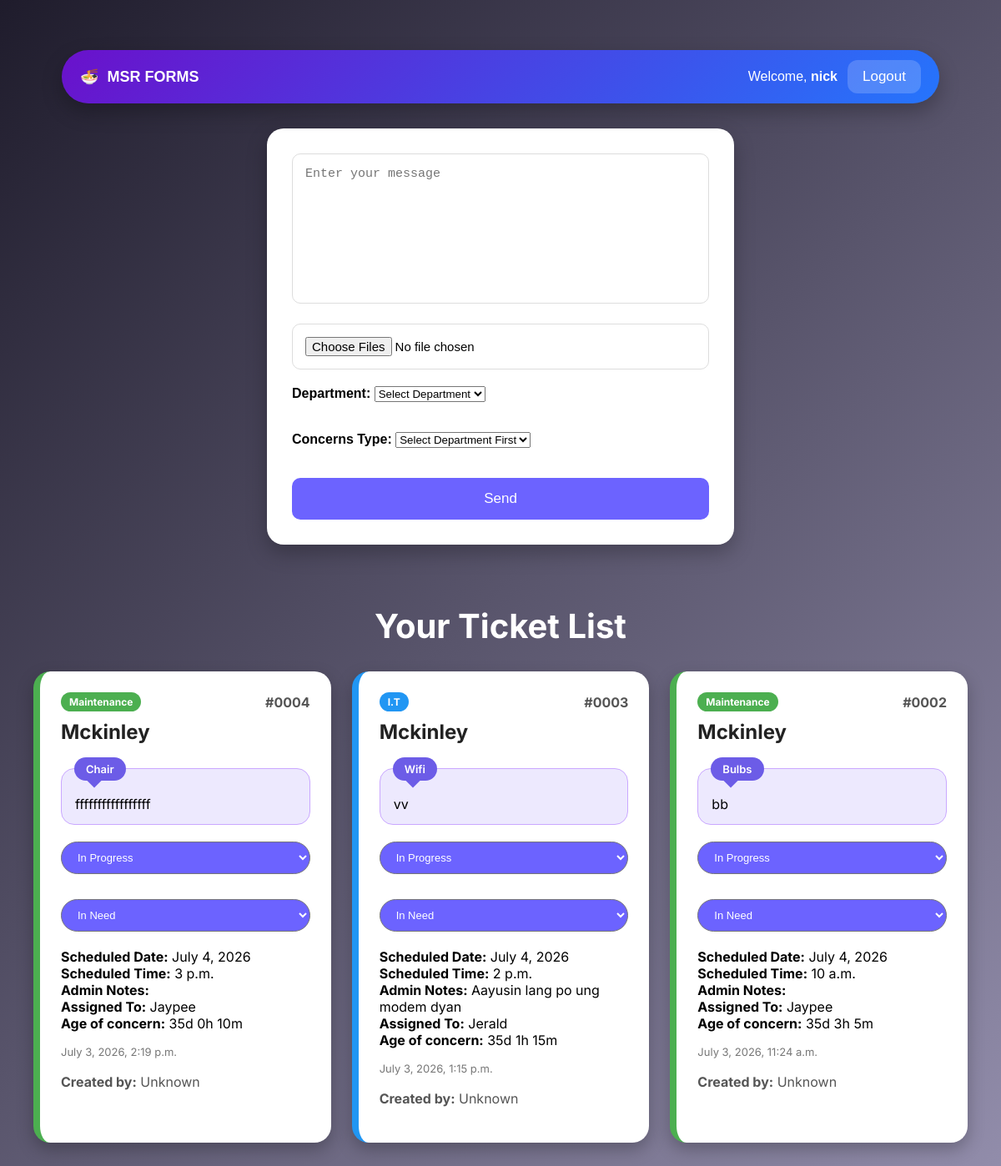
The app's page /home/ (signed in) with its own data.
### tickets/models.py (models this page shows, shortened)
class Ticket(models.Model):
    status_choices = [
    ('pending', 'Pending'),
    ('progress', 'In Progress'),
    ('resolved', 'Resolved'),
    ('cancelled', 'Cancelled'),
    ]
    PRIORITY_CHOICES = [
    ('Low', 'Low'),
    ('Medium', 'Medium'),
    ('High', 'High'),
    ]
    cancelled_at = models.DateTimeField(
    null=True,
    blank=True,
    )
    is_opened = models.BooleanField(default=False)
    user = models.ForeignKey(User, on_delete=models.CASCADE, null=True, blank=True)
    email = models.EmailField()
    title = models.CharField(max_length=100)
    message = models.TextField(blank=False)
    status = models.CharField(max_length=20,choices=status_choices, default='pending')
    attachment = models.FileField(upload_to='tickets/', null=True, blank=True)
    created_at = models.DateTimeField(auto_now_add=True)
    resolve_at = models.DateTimeField(null=True, blank=True)
    department = models.ForeignKey(Department, on_delete=models.CASCADE, related_name="tickets", null=True, blank=True)
    priority = models.CharField(max_length=20, choices=PRIORITY_CHOICES, default='Medium')
    concern_type = models.ForeignKey(ConcernType, on_delete=models.SET_NULL, null=True, blank=True)
    scheduled_date = models.DateField(null=True, blank=True)
    scheduled_time = models.TimeField(null=True, blank=True)
    admin_note = models.TextField(blank=True, null=True)
    deadline = models.DateTimeField(null=True, blank=True)
    outlet = models.ForeignKey(
    Outlet,
    on_delete=models.SET_NULL,
    null=True,
    blank=True,)
    outlet_ticket_no = models.PositiveIntegerField(
        editable=False,
        null=True,
        blank=True
    )
    created_by = models.ForeignKey(
        User,
        on_delete=models.SET_NULL,
        null=True,
        blank=True,
        related_name="created_tickets"
    )
    description = models.TextField()
    assigned_to = models.ForeignKey(
    Technician,
    on_delete=models.SET_NULL,
    null=True,
    blank=True,
    related_name="primary_tickets",
    )
    additional_technicians = models.ManyToManyField(
        Technician,
        blank=True,
        related_name="additional_tickets",
    )
    def ticket_age(self):
        seconds = int(self.age.total_seconds())
        days = seconds // 86400
        hours = (seconds % 86400) // 3600
        minutes = (seconds % 3600) // 60
        return f"{days}d {hours}h {minutes}m"
    @property
    def display_ticket_no(self):
        if self.outlet_ticket_no:
            return f"{self.outlet_ticket_no:04d}"
        return "0000"
    @property
    def age(self):
        return timezone.now() - self.created_at

class Department(models.Model):
    name = models.CharField(max_length=100)

class Outlet(models.Model):
    name = models.CharField(max_length=100)
    def __str__(self):
        return self.name

class ConcernType(models.Model):
    department = models.ForeignKey(
        Department,
        on_delete=models.CASCADE,
        related_name='concerns'
        )
    name = models.CharField(max_length=100)
    deadline_days = models.PositiveIntegerField(default=3)
    def __str__(self):
        return self.name

class Technician(models.Model):
    department = models.ForeignKey(
        Department,
        on_delete=models.CASCADE,
        related_name='technician',
        null=True,
        blank=True
        )
    full_name = models.CharField(max_length=100)

### tickets/views/tickets.py (the view, shortened to what this page needs)
# urls.py: path("home/", views.home, name="home"),
@login_required(login_url='login')
def home(request):
    cutoff = timezone.now() - timedelta(days=1)
    tickets = (
        Ticket.objects.filter(
            outlet=request.user.userprofile.outlet
        )
        .filter(
            Q(status__iexact="resolved", resolve_at__gte=cutoff) |
            ~Q(status__iexact="resolved")
        )
        .order_by("-created_at")
    )
    search = request.GET.get("search")
    if search:
            tickets = tickets.filter(
                Q(message__icontains=search)|
                Q(outlet_ticket_no__iexact=search)
            )
    departments = Department.objects.all()
    concerns = ConcernType.objects.all()
    return render(request, 'home.html', {
        'tickets': tickets,
        'departments': departments,
        'concerns': concerns
    })

### tickets/templates/home.html (shortened to what this page needs)
{% load static %}
<!DOCTYPE html>
<html>
<head>
    <link rel="stylesheet" href="{% static 'css/style.css' %}">
</head>
<body>
<div class="topbar">
    <div class="logo">
        🍜 <span>MSR FORMS</span>
    </div>
    <div class="user-area">
        <span class="welcome">
            Welcome, <strong>{{ request.user.username }}</strong>
        </span>
        <form action="{% url 'logout' %}" method="POST" class="logout-form">
            <button type="submit" class="logout-btn">
                Logout
            </button>
        </form>
    </div>
</div>
<div class="container1">
    <div class="form-box">
        <form id="ticketForm" method="POST" enctype="multipart/form-data">
            <textarea
                name="message"
                required
                placeholder="Enter your message"
            ></textarea>
            <input type="file" name="files" multiple>
            <div>
                <strong>Department: </strong>
            <select name="department"
                    class="border p-2 rounded w-full"
                    required
                    hx-get="/get-concerns/"
                    hx-trigger="change"
                    hx-target="#concern_type"
                    hx-swap="innerHTML"
                    hx-include="[name='department']">
            <option value="" selected disabled>Select Department</option>
            </select>
            </div>
            <br></br>
            <div>
            <strong>Concerns Type: </strong>
            <select id="concern_type"
                    name="concern_type"
                    class="border p-2 rounded w-full"
                    required>
            <option value="" selected disabled>
            Select Department First
            </option>
            </select>
            </div>
            <br></br>
            <button type="submit" id="submitBtn">
                Send
            </button>
        </form>
        </div>
    <div class="ticket-wrapper">
        <h2 class="ticket-title">
            Your Ticket List
        </h2>
        <div class="ticket-list">
            {% for ticket in tickets %}
            <div class="ticket-card department-{{ ticket.department.name|slugify }}" data-ticket-id="{{ ticket.id }}">
            <div class="ticket-header">
            <span class="dept-badge department-badge-{{ ticket.department.name|slugify }}">
                {{ ticket.department.name }}
            </span>
            <span class="ticket-number">
                #{{ ticket.display_ticket_no }}
            </span>
            </div>
                <h3>{{ ticket.outlet }}</h3>
                <div class="message-wrapper">
                <span class="concern-badge">
                    {{ ticket.concern_type }}
                </span>
                <div class="message-box">
                <div class="message-text">
                    {{ ticket.message }}
                </div>
            </div>
            </div>
                <select class="ticket-select status" data-current-status="{{ ticket.status }}"
                onchange="openReasonModal('{{ ticket.id }}', this)">
                <option value="progress" disabled
                {% if ticket.status == "progress" %}selected{% endif %}>
                In progress
                </option>
                </select>
                <br>
                <select class="ticket-select priority"
                        onchange="updatePriority('{{ ticket.id}}', this.value)">
                    <option value="Medium"
                        {% if ticket.priority == "Medium" %}selected{% endif %}>
                        In need
                    </option>
                </select>
                <br>
                <div class="schedule">
                <strong>Scheduled Date:</strong>
                <span class="scheduled-date">
                {{ ticket.scheduled_date}}
                </span>
                <br>
                <strong>Scheduled Time:</strong>
                <span class="scheduled-time">
                {{ ticket.scheduled_time}}
                </span>
                </div>
                <div class="admin-note">
                <strong >Admin Notes:</strong>
                <span class="admin-note-text">
                {{ ticket.admin_note}}
                </span>
                </div>
                <div class="assigned">
                <strong>Assigned To:</strong>
                <span class="assigned-to">
                {% if ticket.assigned_to %}
                {{ ticket.assigned_to.full_name }}
                {% else %}
                     -
                {% endif %}
                </span>
                </div>
                <strong>Age of concern:</strong>
                <span>{{ ticket.ticket_age }}</span>
                <div class="ticket-date">
                    {{ ticket.created_at }}
                </div>
                <p>
                <strong>Created by:</strong>
                {% if ticket.created_by %}
                    {{ ticket.created_by.username }}
                    <span class="badge">
                        {% if ticket.created_by.is_staff %}
                            Admin
                        {% else %}
                            Employee
                        {% endif %}
                    </span>
                        {% else %}
                            Unknown
                        {% endif %}
                </p>
            </div>
            {% endfor %}
        </div>
    </div>
</div>
</body>
</html>

### tickets/static/css/style.css (style rules this page uses)
body { font-family:Arial, sans-serif; background:linear-gradient(135deg,#1f1c2c,#928dab); margin:0; padding:40px; min-height:100vh; }
.container1 { display:flex; flex-direction:column; align-items:center; gap:40px; }
.form-box { background:white; width:100%; max-width:500px; padding:30px; border-radius:20px; box-shadow:0 10px 25px rgba(0,0,0,0.25); }
input[type="text"], textarea, input[type="file"] { width:100%; padding:15px; margin-bottom:20px; border:1px solid #ddd; border-radius:10px; box-sizing:border-box; font-size:15px; outline:none; transition:0.3s; }
textarea { height:180px; resize:none; }
button { padding:15px; border:none; border-radius:10px; background:#6c63ff; color:white; font-size:17px; cursor:pointer; transition:0.3s; }
.form-box button { width: 100%; }
.ticket-wrapper { width:100%; max-width:1200px; font-family: "Inter", sans-serif; }
.ticket-title { text-align:center; color:white; font-size:40px; margin-bottom:30px; }
.ticket-list { display:grid; grid-template-columns:repeat(auto-fit,minmax(280px,1fr)); gap:25px; }
.ticket-card { background:white; padding:25px; border-radius:20px; border-left:8px solid #999; box-shadow:0 8px 20px rgba(0,0,0,0.25); transition:0.3s; }
.ticket-card h3 { margin-top:0; color:#222; font-size:24px; }
.ticket-card p { color:#555; line-height:1.5; }
.ticket-select { display: block; width: 100%; box-sizing: border-box; margin-top: 10px; padding: 10px 15px; border-radius: 30px; background: #6c63ff; color: white; font-size: 13px; text-transform: capitalize; }
.ticket-date { margin-top:15px; color:#777; font-size:13px; }
.topbar { display:flex; justify-content:space-between; align-items:center; gap:20px; width:90%; max-width:1100px; margin:20px auto; padding:14px 24px; border-radius:50px; background:linear-gradient(135deg,#6a11cb,#2575fc); position:sticky; top:15px; z-index:1000; }
.logo { display:flex; align-items:center; gap:10px; color:#fff; font-size:18px; font-weight:700; }
.user-area { display:flex; align-items:center; gap:12px; }
.logout-btn { background:rgba(255,255,255,.18); color:white; border:none; padding:10px 18px; border-radius:12px; cursor:pointer; }
.logout-form { margin: 0; }
.topbar { display: flex; justify-content: space-between; align-items: center; padding: 12px 22px; background: linear-gradient(135deg, #6a11cb, #2575fc); color: white; box-shadow: 0 10px 25px rgba(0,0,0,0.25); width: 90%; max-width: 1100px; margin: 20px auto; border-radius: 50px; position: sticky; top: 15px; z-index: 1000; }
.container1 { padding-top: 10px; }
.department-it { border-left-color:#2196F3; }
.department-maintenance { border-left-color: #4CAF50; }
.dept-badge { color:white; padding:4px 10px; border-radius:20px; font-size:12px; font-weight:bold; }
.department-badge-it { background:#2196F3; }
.department-badge-maintenance { background: #4CAF50; }
.ticket-header { display:flex; justify-content:space-between; align-items:center; margin-bottom:10px; }
.ticket-number { font-size:16px; font-weight:700; color:#555; white-space:nowrap; }
.message-wrapper { position: relative; margin: 20px 0; display: flex; flex-direction: column; align-items: flex-start; }
.concern-badge { position: absolute; top: -8px; left: 16px; display: inline-block; padding: 6px 14px; background: #6c5ce7; color: #fff; border-radius: 18px; font-size: 13px; font-weight: 600; z-index: 10; }
.message-box { display:block !important; text-align: left; width:100%; max-width: 100%; box-sizing:border-box; padding: 12px 16px; margin-top:5px; padding-top:10px; background:#ede9fe; border:1px solid #caa8ff; border-radius:16px; height:fit-content !important; min-height:unset !important; max-height:none !important; white-space: normal; word-break: break-word; overflow-wrap:anywhere; }
.concern-badge::after { content:""; position:absolute; left:18px; bottom:-6px; width:12px; height:12px; background:#6c5ce7; transform:rotate(45deg); }
.message-text { text-align: left; line-height: 1.5; margin-top: 20px; }

### records on screen
Ticket: department.name "Maintenance", display_ticket_no "0004", outlet "Mckinley", concern_type "Chair", message "fffffffffffffffff", status+id "In progress", priority+id "In need", scheduled_date "July 4, 2026", scheduled_time "3 p.m.", assigned_to.full_name "Jaypee", ticket_age "35d 0h 10m", created_at "July 3, 2026, 2:19 p.m.", shows "Unknown"
Ticket: department.name "I.T", display_ticket_no "0003", outlet "Mckinley", concern_type "Wifi", message "vv", status+id "In progress", priority+id "In need", scheduled_date "July 4, 2026", scheduled_time "2 p.m.", admin_note "Aayusin lang po ung modem dyan", assigned_to.full_name "Jerald", ticket_age "35d 1h 15m", created_at "July 3, 2026, 1:15 p.m.", shows "Unknown"
Ticket: department.name "Maintenance", display_ticket_no "0002", outlet "Mckinley", concern_type "Bulbs", message "bb", status+id "In progress", priority+id "In need", scheduled_date "July 4, 2026", scheduled_time "10 a.m.", assigned_to.full_name "Jaypee", ticket_age "35d 3h 5m", created_at "July 3, 2026, 11:24 a.m.", shows "Unknown"

### other values on screen
{{ request.user.username }} "nick"
